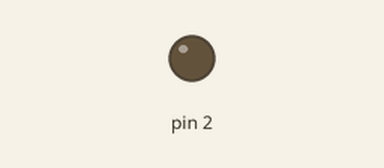
Recording of a sketch running on a simulated Arduino Uno, built with avr-gcc and run on an emulated ATmega328P. Parts: output pins drawn as LEDs (lit = HIGH).

Above: at 0.7 s.
At 5.2 s:
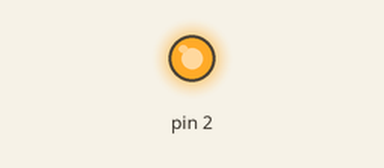
Timing chart, 0 to 6.9 s (numbered marks = the images above):
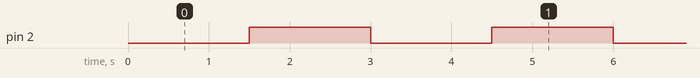

Measured:
- by itself, pin 2: alternates HIGH for 1.5 s and LOW for 1.5 s

The sketch:

BasicRelay.ino
```cpp
void setup() {
  pinMode(2,OUTPUT);

}

void loop() {
  digitalWrite(2,LOW);
  delay(1500);
  digitalWrite(2,HIGH);
  delay(1500);
}
```
